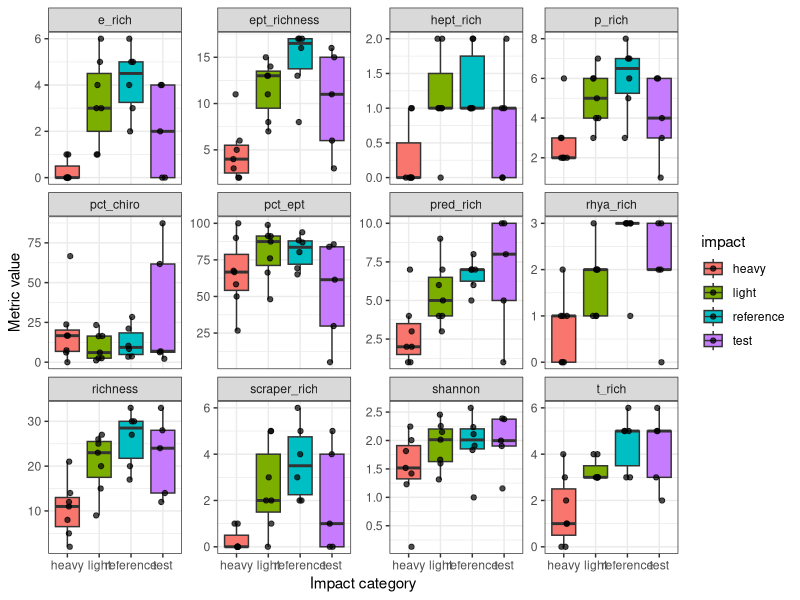
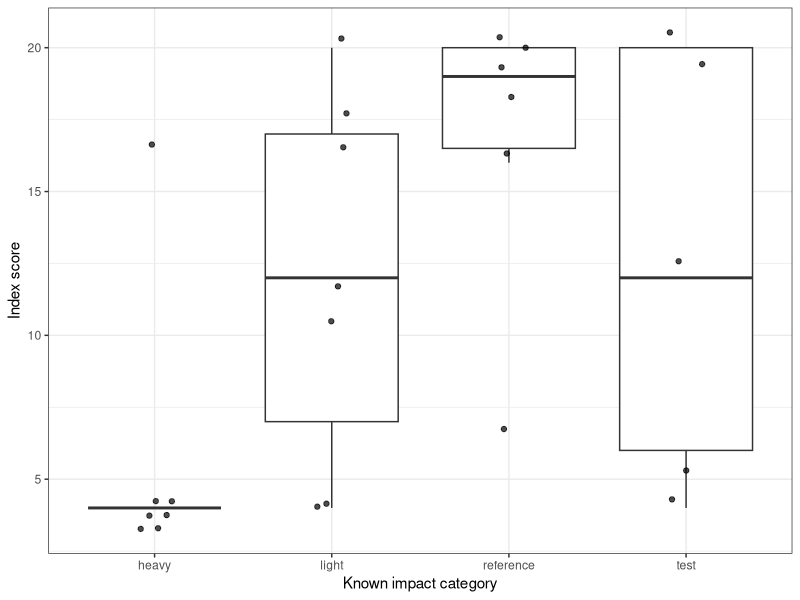
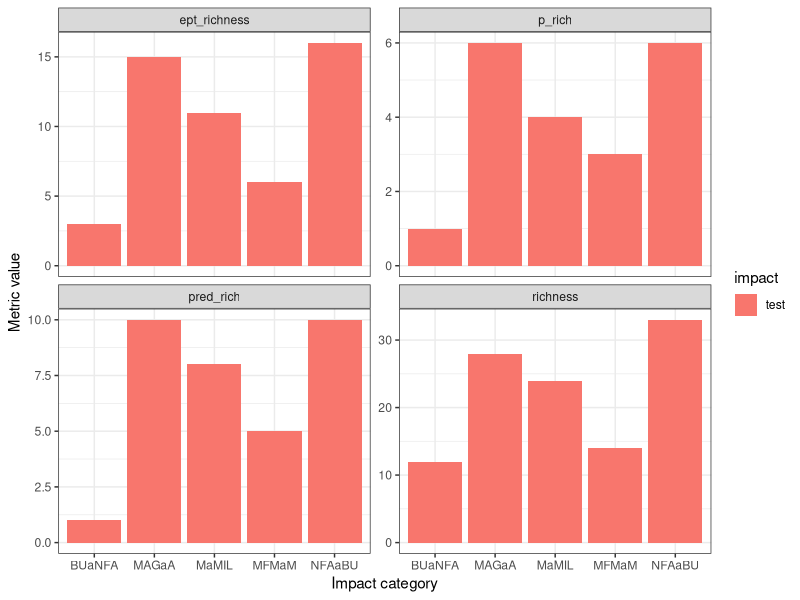

These charts were generated, in order, by the following R code: (Note: this script raises an error after producing the figures.)
## ---- chunk 1
#| label: setup
#| include: false

library(tidyverse)
bp <- read_csv(here::here("data/bonita_peak.csv"))
categories <- read_csv(here::here("data/site_categories_training.csv"))
## ---- chunk 2
#| message: false
bp_traits <- bp |>
  left_join(categories)

calc_metrics <- function(counts) {
  counts |>
    summarise(
      impact = unique(site_category),
      richness     = n_distinct(taxon),
      ept_richness = n_distinct(taxon[order %in% c('Ephemeroptera','Plecoptera', 'Trichoptera')]),
      e_rich = n_distinct(taxon[order %in% c('Ephemeroptera')]),
      t_rich =  n_distinct(taxon[order %in% c('Trichoptera')]),
      p_rich =  n_distinct(taxon[order %in% c('Plecoptera')]),
      hept_rich =  n_distinct(taxon[family %in% c('Heptageniidae')]),
      rhya_rich =  n_distinct(taxon[family %in% c('Rhyacophilidae')]),
      pred_rich =  n_distinct(taxon[FFG %in% c('predator')]),
      scraper_rich = n_distinct(taxon[FFG %in% c('scraper')]),
      shannon      = vegan::diversity(count, index = 'shannon'),
      pct_chiro    = 100 * 
        sum(count[family %in% 'Chironomidae']) / sum(count),
      pct_ept    = 100 * 
        sum(count[order %in% c('Ephemeroptera',
                         'Plecoptera',
                         'Trichoptera')]) / sum(count),
      .by = site_id
    )
}

metric_df <- calc_metrics(bp_traits)
metric_df
## ---- chunk 3
metric_df |>
  pivot_longer(richness:pct_ept, names_to = 'metric', values_to = 'value') |>
  ggplot(aes(x = impact,
             y = value,
             fill = impact)) +
  geom_boxplot(outlier.shape = NA) +
  geom_jitter(width = 0.1, alpha = 0.7) +
  facet_wrap(~metric, scales = 'free_y') +
  labs(x = 'Impact category', y = 'Metric value') +
  theme_bw()
## ---- chunk 4
#| message: false
metric_df |>
  pivot_longer(richness:pct_ept, names_to = 'metric', values_to = 'value') |>
  group_by(impact, metric)|>
  summarise(mean(value)) |>
  arrange(metric)
## ---- chunk 5
metric_df |>
  group_by(impact) |>
  summarize(mean(pred_rich),
            sd(pred_rich))

metric_df |>
  group_by(impact) |>
  summarize(mean(ept_richness),
            sd(ept_richness))


## ---- chunk 6
scoring <- tribble(
  ~metric,        ~direction, ~lower, ~upper,
  'ept_richness', 'decrease',  10,     15, 
  'p_rich',      'decrease',   5,    6, 
  'pred_rich',    'decrease',  5,    6, 
  'richness',   'decrease',      20, 25,   
)

score_sites <- function(metrics, scoring) {
  metrics |>
    pivot_longer(c(ept_richness, p_rich,pred_rich,richness), 
                 names_to = 'metric', values_to = 'value') |>
    inner_join(scoring, by = 'metric') |>
    mutate(score = case_when(
      direction == 'decrease' & value >= upper ~ 5,
      direction == 'decrease' & value >= lower ~ 3,
      direction == 'decrease'                  ~ 1,
      direction == 'increase' & value <= lower ~ 5,
      direction == 'increase' & value <= upper ~ 3,
      TRUE                                     ~ 1
    )) |>
    summarise(index = sum(score), .by = site_id)
}

## ---- chunk 7
score_sites(metric_df, scoring) |>
  left_join(categories) |>
  arrange(index, site_category)
## ---- chunk 8
ref_min   <- 16   # index at or above this is predicted 'reference'
light_min <- 10   
classify_index <- function(index) {
  case_when(
    index >= ref_min   ~ 'reference',
    index >= light_min ~ 'light',
    TRUE               ~ 'heavy'
  )
}
## ---- chunk 9
index_train <- score_sites(metric_df, scoring) |>
  left_join(categories, by = 'site_id') |>
  mutate(#category  = factor(category, levels = c('reference', 'light', 'heavy')),
         predicted = classify_index(index))
index_train |>
  arrange(index, site_category)
## ---- chunk 10
ggplot(index_train, aes(x = site_category, y = index)) +
  geom_boxplot(outlier.shape = NA) +
  geom_jitter(width = 0.1, alpha = 0.7) +
  labs(x = 'Known impact category', y = 'Index score') +
  theme_bw()

# How often does the predicted category match the known category?
table(known = index_train$site_category, predicted = index_train$predicted)
## ---- chunk 11
test_cat <- read_csv(here::here("data/site_categories_test.csv"))

index_train |>
  filter(site_category == "test") |>
  left_join(test_cat)
## ---- chunk 12
metric_df |>
  filter(impact == "test") |>
  pivot_longer(c(ept_richness, p_rich, pred_rich, richness), 
               names_to = "metric", 
               values_to = "value") |>
  ggplot(aes(x = site_id,
             y = value,
             fill = impact)) +
  geom_col() +
  #geom_jitter(width = 0.1, alpha = 0.7) +
  facet_wrap(~metric, scales = 'free_y') +
  labs(x = 'Impact category', y = 'Metric value') +
  theme_bw()
## ---- chunk 13
full_dat <- bp |>
  full_join(categories)
full_dat
## ---- chunk 14
fit_dat <-  full_dat |>
  filter(site_category != "test")
fit_dat
test_dat <- full_dat |>
  filter(site_category == "test")
test_dat
## ---- chunk 15
#| message: false
#| warning: false
total_rich <- fit_dat |>
  distinct(site_id, taxon, site_cat2) |>
  group_by(site_id, site_cat2) |>
  summarise(total_rich = n())
# total_rich
# ggplot(total_rich,
#        aes(x = site_id, 
#            y = total_rich,
#            fill = site_category)) +
#   geom_col() +
#   labs(title = "Total Richness",
       # y = "Richness")


ggplot(total_rich,
       aes(y = total_rich,
           fill = site_cat2)) +
  geom_boxplot() +
  labs(title = "Total Richness",
       y = "Richness")

total_rich |>
  group_by(site_cat2) |>
  summarize(mean(total_rich),sd(total_rich))

# ref = 26.2 
# light = 20.7 
# heavy = 10
## ---- chunk 16
#| message: false
#| warning: false
ept_rich <- fit_dat |>
  filter(order == "Ephemeroptera" |
           order == "Plecoptera" |
           order == "Trichoptera") |>
  distinct(site_category, stream, taxon) |>
  group_by(site_category, stream) |>
  summarise(EPT_rich = n()) |>
  ungroup()

ept_rich |>
  group_by(site_category) |>
  summarize(mean(EPT_rich))
# 15.8, 12.4, 5.17
  
## ---- chunk 17
#| message: false
#| warning: false
T_rich <- fit_dat |>
  filter(order == "Trichoptera") |>
  distinct(site_category, stream, taxon) |>
  group_by(site_category, stream) |>
  summarise(T_rich = n())

T_rich |>
  group_by(site_category) |>
  summarize(mean(T_rich))
# 4.8, 3.4, 2.4

fit_dat |>
  filter(order == "Plecoptera") |>
  distinct(site_category, stream, taxon) |>
  group_by(site_category, stream) |>
  summarise(T_rich = n())|>
  group_by(site_category) |>
  summarize(mean(T_rich))
# 6.5, 5, 3

fit_dat |>
  filter(order == "Ephemeroptera") |>
  distinct(site_category, stream, taxon) |>
  group_by(site_category, stream) |>
  summarise(T_rich = n())|>
  group_by(site_category) |>
  summarize(mean(T_rich))
#, 4.5, 4, 1 

## ---- chunk 18
#| message: false
#| warning: false
rhya_rich <- fit_dat |>
  filter(family == "Rhyacophilidae") |>
  distinct(site_category, stream, taxon) |>
  group_by(site_category, stream) |>
  summarise(rhya_rich = n())

rhya_rich |>
  group_by(site_category) |>
  summarize(mean(rhya_rich))

# 2.67, 1.6, 1.5
## ---- chunk 19
#| message: false
#| warning: false
ept_per_n <- fit_dat |>
  filter(order == "Ephemeroptera" |
           order == "Plecoptera" |
           order == "Trichoptera") |>
  group_by(site_category, stream, total_count) |>
  summarize(ept_n = sum(count)) |>
  mutate(ept_percent_ind = ept_n / total_count)

ept_per_n |>
  group_by(site_category) |>
  summarize(mean(ept_percent_ind))

# 0.811, 0.837, 0.539
## ---- chunk 20
chiro_per_n <- fit_dat |>
  filter(family == "Chironomidae") |>
  group_by(stream, site_category, total_count) |>
  summarize(chiro_n = sum(count)) |>
  mutate(chiro_percent_ind = chiro_n / total_count)

chiro_per_n |>
  group_by(site_category) |>
  summarize(mean(chiro_percent_ind))

## ---- chunk 21
shannon <- fit_dat |> 
  select(stream, site_category, taxon, count, total_count) |>
  mutate(pi = count / total_count,
         ln_pi = log(pi),
         pi_ln_pi = pi*ln_pi) |>
  group_by(stream, site_category) |>
  summarize(H = -sum(pi_ln_pi))
shannon

ggplot(shannon,
       aes(x = stream, 
           y = H)) +
  geom_col() +
  labs(title = "Shannon's Diversity Index",
       y = "H`")

ggplot(shannon,
       aes(x = site_category, 
           y = H)) +
  geom_boxplot() +
  labs(title = "Shannon's Diversity Index",
       y = "H`")

shannon |>
  group_by(site_category) |>
  summarize(mean(H))

# 2.26, 2.22, 1.81
## ---- chunk 22
pred_rich <- fit_dat |>
    filter(FFG == "predator") |>
    distinct(stream, taxon, site_category) |>
    group_by(stream, site_category) |>
    summarise(pred_rich = n())
pred_rich|>
  group_by(site_category) |>
  summarize(mean(pred_rich))

# 7.67, 5.6, 3.33

fit_dat |>
    filter(FFG == "scraper") |>
    distinct(stream, taxon, site_category) |>
    group_by(stream, site_category) |>
    summarise(pred_rich = n()) |>
  group_by(site_category) |>
  summarize(mean(pred_rich))
# 4, 3.2, 1

## ---- chunk 23
# 11,952 vs 47
# one stream is much more productive than the other
# Higher abundance = more biomass = more life
## ---- chunk 24
# see bar plot above
# 28 vs 14
# MAggie has twice as many taxa than Mineral. In general, this is considered good: more taxa, more niches, more ecological function/ecosystem services
## ---- chunk 25
# 15 vs. 6
# similar as above, Maggie has nearly three times as many EPT taxa. EPT are generally more sensitive, so this further supports that maggie is in better condition. 
# We also could look at which EPT taxa are there to see if those in mineral are tolerant
## ---- chunk 26
# 5 vs 3
# There are nearly twice as many in maggie, but the difference between 3 and 5 is not as dramatic. 
# Trichoptera also have variable sensitivities based on families, so just looking at T richness may not be super informative
## ---- chunk 27
# 3 vs 2
# Rhyacophilidae were shown to be more sensitive in Clements et al. 
# we're looking at them here since some T are tolerant
# 3 vs 2 is not much different. This offers equivocal support
## ---- chunk 28
# 84 vs 30 %
# much higher proportion of individuals are EPT meaning that many individuals are in the groups which are generally considered sensitive. 
## ---- chunk 29
# 2 vs 62%
# chiros are tolerant, and more than half the individuals in mineral creek are chironomidae. This gives strong support for the idea that Mineral is in worse condition
## ---- chunk 30
# 1.9 vs. 2
# these values are not much different. And actually Mineral has a higher score meaning it's more evenly distributed
# In other words, more of the species in maggie have low relative abundances whereas the relative proportions in Mineral are more similar. 
## ---- chunk 31
# 10 vs 5
# similar to other richness metrics. There are twice as many predator taxa. Predators tend to decline with increasing metal contamination
## ---- chunk 32
# 5 of 7 support maggie being in better condition
# 6 of 8 if we include total abundance
# the Tricho, Rhyacphila, and Shannon metrics all gave equivocal evidence
## ---- chunk 33
# judge answers based on merit and justification
# i.e., predators more important because they integrate things happening throughout the food web
# total richness bc of more ecological niches, etc. 
# % chiro bc they are tolerant, have limited ecological niches, etc. 
## ---- chunk 34
# as above, make sure answers are justified by data. OK if use equivocal results to temper interpretations. 
